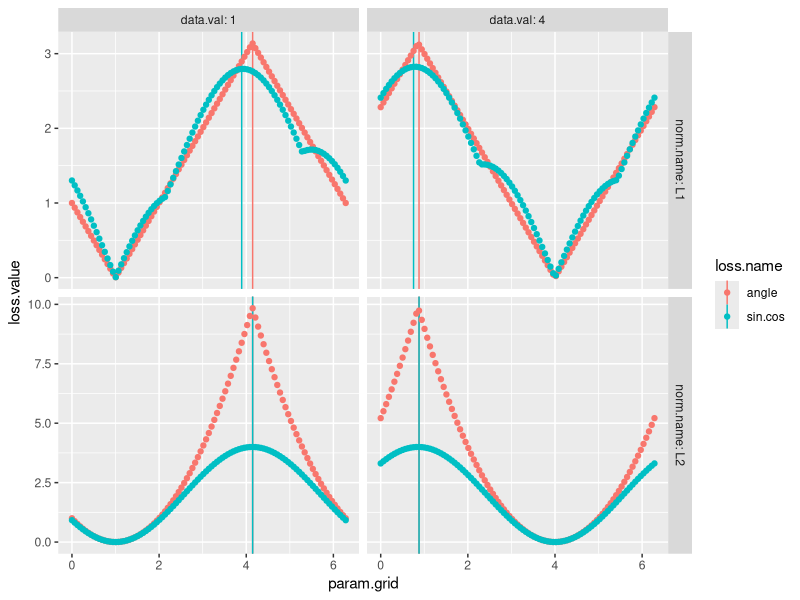

Write the R code that produced this figure.
library(data.table)
library(ggplot2)
data.vec <- c(1, 4)
N.grid <- 101
param.grid <- seq(0, 2*pi, l=N.grid)
loss.dt.list <- list()
sin_cos_mat <- function(x){
  cbind(sin=sin(x), cos=cos(x))
}
norm.list <- list(
  L1=identity,
  L2=function(x)x^2)
for(data.i in seq_along(data.vec)){
  data.val <- data.vec[[data.i]]
  d <- abs(data.val-param.grid)
  angle.dist <- ifelse(d>pi, 2*pi-d, d)
  for(norm.name in names(norm.list)){
    norm.fun <- norm.list[[norm.name]]
    sin.cos.loss <- rowSums(norm.fun(abs(
      sin_cos_mat(param.grid)-sin_cos_mat(rep(data.val,N.grid)))))
    base.dt <- data.table(data.val, norm.name, param.grid)
    loss.dt.list[[paste(data.i, norm.name)]] <- rbind(
      data.table(base.dt, loss.name="angle", loss.value=norm.fun(angle.dist)),
      data.table(base.dt, loss.name="sin.cos", loss.value=sin.cos.loss))
  }
}
loss.dt <- rbindlist(loss.dt.list)
min.dt <- loss.dt[
, .SD[which.max(loss.value)]
, by=.(data.val, norm.name, loss.name)]
gg <- ggplot()+
  facet_grid(norm.name ~ data.val, labeller=label_both, scales="free")+
  geom_vline(aes(
    xintercept=param.grid, color=loss.name),
    data=min.dt)+
  geom_point(aes(
    param.grid, loss.value, color=loss.name),
    data=loss.dt)
png("figure-loss.png", width=6, height=6, res=100, units="in")
print(gg)
dev.off()
